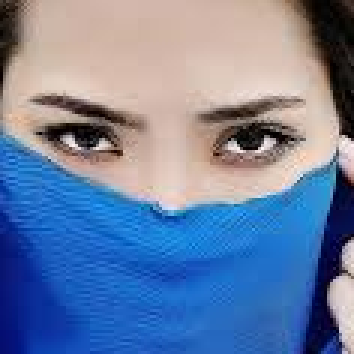
#> input picture data/trainvalidate/WithMask/1003.png, 118 x 118 px (shown 3 times larger); its folder holds only this picture in this run
$ jupyter execute --allow-errors FinalProject.ipynb   (older library calls are emulated)
#> lines starting #> are read from the running program, lines starting #| are printed output that depends on the picture
### Import needed libraries

[cell 1]
import matplotlib.pyplot as plt
from matplotlib.pyplot import figure
import time
import numpy as np
import os
import cv2
import PIL
import tensorflow as tf
from sklearn.model_selection import train_test_split

from tensorflow import keras
from tensorflow.keras import layers
from tensorflow.keras.models import Sequential
from tensorflow.keras.preprocessing.image import ImageDataGenerator, load_img, img_to_array, array_to_img

### Import dataset

[cell 2]
# Set initial variables
mask_data_dir = "./data/trainvalidate/WithMask/"
nomask_data_dir = "./data/trainvalidate/WithoutMask/"
img_height = img_width = desired_size = 100
img_channels = 3
initialdata = []
labels = []
shapes = []

# Import images
for filename in os.listdir(mask_data_dir):
    img=cv2.imread(mask_data_dir+filename, cv2.IMREAD_UNCHANGED)
#> img is the input picture: shape (118, 118, 3); mean B, G, R 161.9, 127.6, 108.7
    b,g,r = cv2.split(img)       # get b, g, r
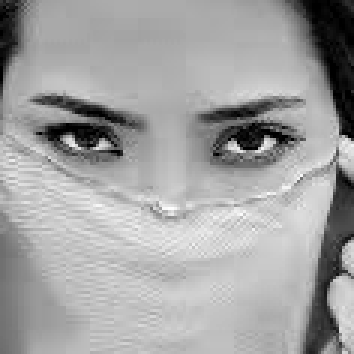
#> b: shape (118, 118) (shown 3 times larger); min 0, max 254, mean 161.9
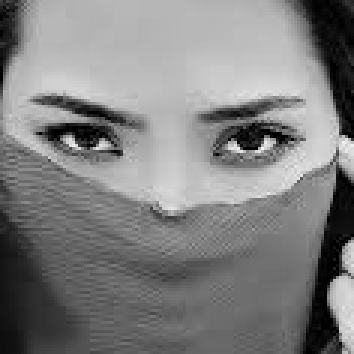
#> g: shape (118, 118) (shown 3 times larger); min 0, max 247, mean 127.6
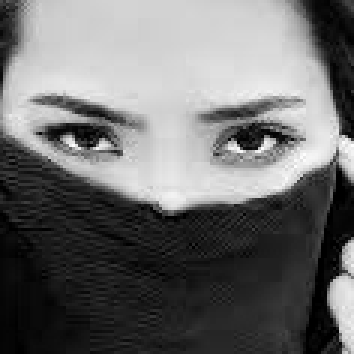
#> r: shape (118, 118) (shown 3 times larger); min 0, max 255, mean 108.7
    img = cv2.merge([r,g,b])     # switch to r, g, b
    initialdata.append(img)
    labels.append(1)
    shapes.append(img.shape)

#> (the rest of this cell did not finish here and is left out)

### Show sample images

[cell 3]
maskdict = ["No Mask", "Mask"]
plt.figure(figsize=(10, 10))
#> (the rest of this cell did not finish here and is left out)

### Check the shape of the images

[cell 4]
#Get smallest and biggest dimensions
smallestheight = biggestheight = shapes[0][0]
#> smallestheight = 118; biggestheight = 118
smallestwidth = biggestwidth = shapes[0][1]
#> smallestwidth = 118; biggestwidth = 118
for shape in shapes:
    if shape[0] < smallestheight:
        smallestheight = shape[0]
    if shape[0] > biggestheight:
        biggestheight = shape[0]
    if shape[1] < smallestwidth:
        smallestwidth = shape[1]
    if shape[1] > biggestwidth:
        biggestwidth = shape[1]
#> after the loop, biggestheight = 118; biggestwidth = 118; smallestheight = 118; smallestwidth = 118

print(f"The smallest height: {smallestheight}")
#| The smallest height: 118
print(f"The smallest width: {smallestwidth}")
#| The smallest width: 118
print(f"The biggest height: {biggestheight}")
#| The biggest height: 118
print(f"The biggest width: {biggestwidth}")
#| The biggest width: 118

#Check if any images are not rectangular
for shape in shapes:
    if shape[0] != shape[1]:
        print("Some images are not rectangular")
        break

#Extract one dimension from shape (doesnt matter which since images are rect), and then plot histogram
shapes_one_dimension = []
for shape in shapes:
    shapes_one_dimension.append(shape[0])
#> after the loop, shapes_one_dimension = [118]

n, bins, patches = plt.hist(shapes_one_dimension, 30, density=1, facecolor='b')
#> bins = 31 values from 117.5 to 118.5

plt.rcParams["figure.figsize"] = (12,8)
plt.xlabel('Image dimensions')
plt.ylabel('Distribution probability')
plt.axis([min(smallestheight, smallestwidth), max(biggestheight, biggestwidth), 0, 0.035])
plt.grid(True)
plt.show()
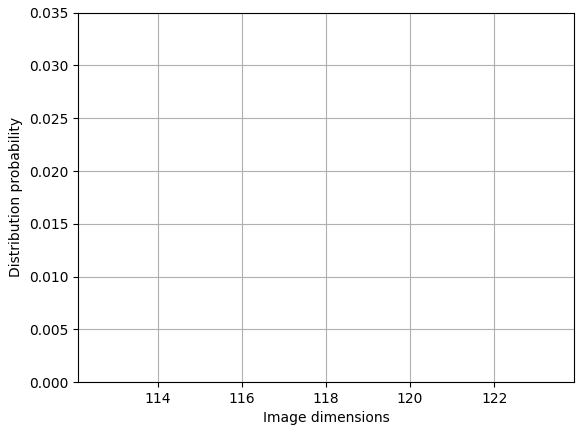
#> figure drawn by matplotlib, 1 panel; tallest bar 30 high, from x = 118 to 118

### Resize images , using 0 padding to maintain aspect ratio

[cell 5]
# convert imported images into desired size
data = []
for im in initialdata:
    old_size = im.shape[:2]
    ratio = float(desired_size)/max(old_size)
    new_size = tuple([int(x*ratio) for x in old_size])
    new_im = cv2.resize(im, (new_size[1], new_size[0]), interpolation=cv2.INTER_CUBIC)

    delta_w = desired_size - new_size[1]
    delta_h = desired_size - new_size[0]
    top, bottom = delta_h//2, delta_h-(delta_h//2)
    left, right = delta_w//2, delta_w-(delta_w//2)

    color = [0, 0, 0]
    new_im = cv2.copyMakeBorder(new_im, top, bottom, left, right, cv2.BORDER_CONSTANT,value=color)
    data.append(new_im)
#> this loop made 1 pass
#> (old_size, ratio, new_size, delta_w, delta_h, top, bottom, left) on pass 1: ((118, 118), 0.847, (100, 100), 0, 0, 0, 0, 0)
#> pass 1, `new_im = cv2.resize(im, (new_size[1], new_size[0]), interpolation=cv2...`:
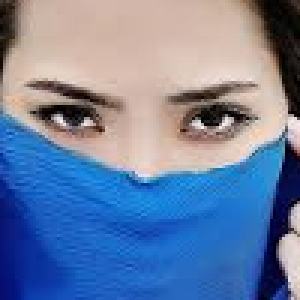
#> new_im: shape (100, 100, 3) (shown 3 times larger); mean R, G, B 108.7, 127.7, 161.9
#> after the loop, data = 1 item

$ run again, on data/trainvalidate/WithMask/1068.png
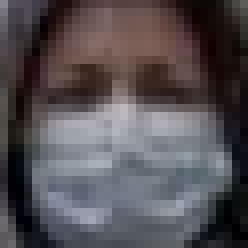
#> input picture data/trainvalidate/WithMask/1068.png, 31 x 31 px (shown 8 times larger)
#> img is the input picture: shape (31, 31, 3); mean B, G, R 83.2, 79.3, 84.7
#| The smallest height: 31
#| The smallest width: 31
#| The biggest height: 31
#| The biggest width: 31
#> `plt.show()`:
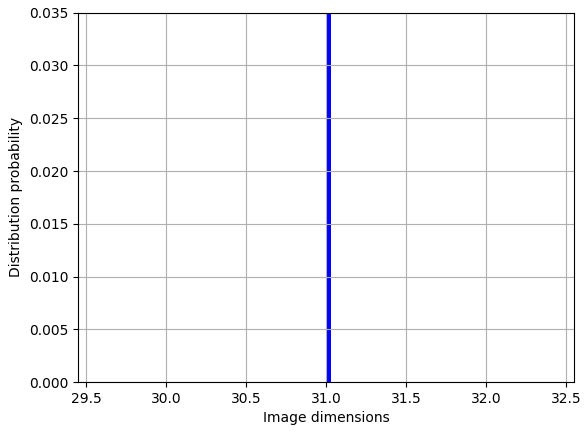
#> figure drawn by matplotlib, 1 panel; tallest bar 30 high, from x = 31 to 31.03
#> the loop `for im in initialdata:` made 1 pass
#> (old_size, ratio, new_size, delta_w, delta_h, top, bottom, left) on pass 1: ((31, 31), 3.23, (100, 100), 0, 0, 0, 0, 0)
#> pass 1, `new_im = cv2.resize(im, (new_size[1], new_size[0]), interpolation=cv2...`:
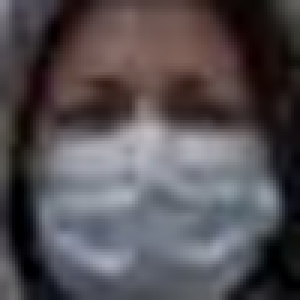
#> new_im: shape (100, 100, 3) (shown 3 times larger); mean R, G, B 84.7, 79.4, 83.2
#> after the loop `for im in initialdata:`: data = 1 item

$ run again, on data/trainvalidate/WithMask/1075.png
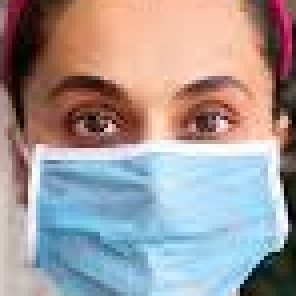
#> input picture data/trainvalidate/WithMask/1075.png, 74 x 74 px (shown 4 times larger)
#> img is the input picture: shape (74, 74, 3); mean B, G, R 154.3, 153.5, 162.2
#| The smallest height: 74
#| The smallest width: 74
#| The biggest height: 74
#| The biggest width: 74
#> `plt.show()`:
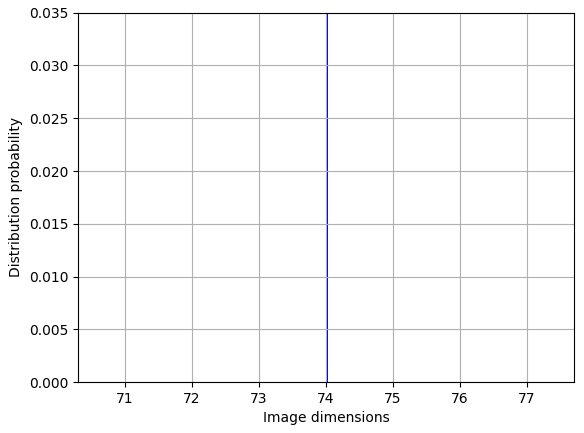
#> figure drawn by matplotlib, 1 panel; tallest bar 30 high, from x = 74 to 74.03
#> the loop `for im in initialdata:` made 1 pass
#> (old_size, ratio, new_size, delta_w, delta_h, top, bottom, left) on pass 1: ((74, 74), 1.35, (100, 100), 0, 0, 0, 0, 0)
#> pass 1, `new_im = cv2.resize(im, (new_size[1], new_size[0]), interpolation=cv2...`:
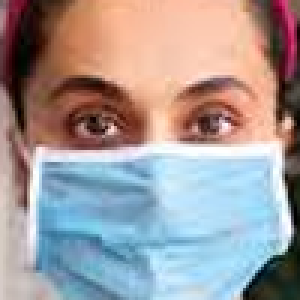
#> new_im: shape (100, 100, 3) (shown 3 times larger); mean R, G, B 162.2, 153.5, 154.2
#> after the loop `for im in initialdata:`: data = 1 item
